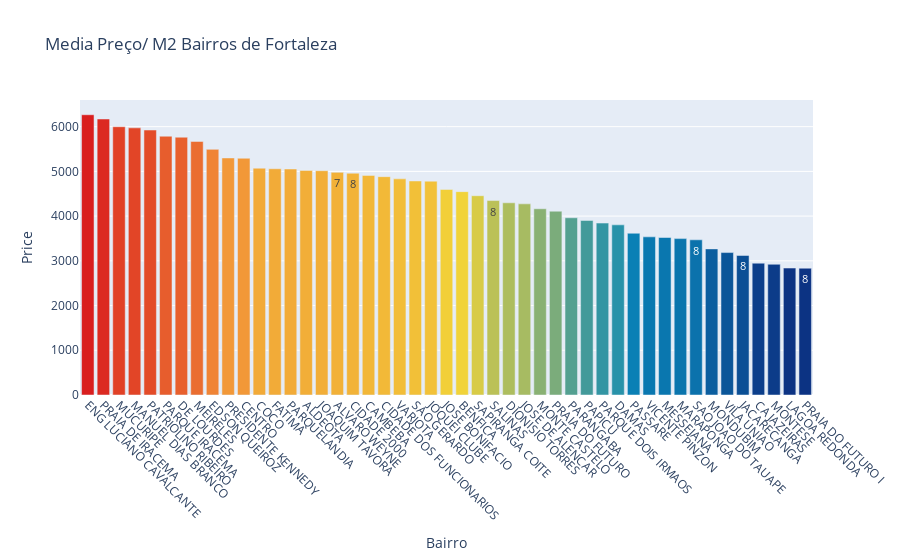

Notebook source saved alongside this figure:
### Markdown cell above
O próximo grafico mostra de uma maneira bem didatica os bairros com as médias de precos mais caras em ordem descrente ate os mais baratos, assim como o número de apartamentos que ajudaram a compor esta média.

### Code cell
t = bairros['Number Aptos']
y = bairros['price/m2']
x = bairros.index

trace1 = go.Bar(y = y,
               x = x,
               marker={'color': y,'colorscale': 'Portland', 'reversescale': False}, 
               text= t, 
               textposition='auto',
               name='media')
              
data = [trace1]
layout = go.Layout(title = 'Media Preço/ M2 Bairros de Fortaleza',
                   xaxis = {'title': 'Bairro'},
                   yaxis = {'title': 'Price'},
                   height = 700,
                   uniformtext_minsize=9,
                   uniformtext_mode='hide',
                   xaxis_tickangle=45                 
                   )
fig = go.Figure(data=data, layout=layout)
py.iplot(fig)

### Figure 1 — Plotly figure (JSON) as saved in the notebook; plotly's stock layout.template omitted (floating-point values rounded to 4 significant figures)
{"data": [{"marker": {"color": [6266.0, 6171.0, 5998.0, 5973.0, 5925.0, 5786.0, 5764.0, 5670.0, 5493.0, 5300.0, 5294.0, 5072.0, 5059.0, 5053.0, 5021.0, 5015.0, 4979.0, 4959.0, 4910.0, 4882.0, 4832.0, 4786.0, 4781.0, 4597, 4547.0, 4456.0, 4347.0, 4297.0, 4274.0, 4164.0, 4110.0, 3962.0, 3902.0, 3844.0, 3804.0, 3616.0, 3536.0, 3521.0, 3497.0, 3470.0, 3267.0, 3184.0, 3120.0, 2947.0, 2923.0, 2838.0, 2835.0], "colorscale": [[0, "rgb(12,51,131)"], [0.25, "rgb(10,136,186)"], [0.5, "rgb(242,211,56)"], [0.75, "rgb(242,143,56)"], [1, "rgb(217,30,30)"]], "reversescale": false}, "name": "media", "text": [149, 32, 43, 23, 143, 56, 13, 235, 42, 32, 38, 224, 111, 27, 301, 57, 7, 8, 58, 44, 56, 39, 16, 22, 24, 18, 8, 103, 12, 15, 13, 22, 207, 11, 29, 73, 16, 71, 47, 8, 23, 10, 8, 15, 26, 11, 8], "textposition": "auto", "type": "bar", "x": ["ENG LUCIANO CAVALCANTE", "PRAIA DE IRACEMA", "MUCURIPE", "MANUEL DIAS BRANCO", "PATRIOLINO RIBEIRO", "PARQUE IRACEMA", "DE LOURDES", "MEIRELES", "EDSON QUEIROZ", "PRESIDENTE KENNEDY", "CENTRO", "COCO", "FATIMA", "PARQUELANDIA", "ALDEOTA", "JOAQUIM TAVORA", "ALVARO WEYNE", "CIDADE 2000", "CAMBEBA", "CIDADE DOS FUNCIONARIOS", "VARJOTA", "SAO GERARDO", "JOQUEI CLUBE", "JOSE BONIFACIO", "BENFICA", "SAPIRANGA COITE", "SALINAS", "DIONISIO TORRES", "JOSE DE ALENCAR", "MONTE CASTELO", "PRAIA DO FUTURO", "PARANGABA", "PAPICU", "PARQUE DOIS IRMAOS", "DAMAS", "PASSARE", "VICENTE PINZON", "MESSEJANA", "MARAPONGA", "SAO JOAO DO TAUAPE", "MONDUBIM", "VILA UNIAO", "JACARECANGA", "CAJAZEIRAS", "MONTESE", "LAGOA REDONDA", "PRAIA DO FUTURO I"], "y": [6266.0, 6171.0, 5998.0, 5973.0, 5925.0, 5786.0, 5764.0, 5670.0, 5493.0, 5300.0, 5294.0, 5072.0, 5059.0, 5053.0, 5021.0, 5015.0, 4979.0, 4959.0, 4910.0, 4882.0, 4832.0, 4786.0, 4781.0, 4597, 4547.0, 4456.0, 4347.0, 4297.0, 4274.0, 4164.0, 4110.0, 3962.0, 3902.0, 3844.0, 3804.0, 3616.0, 3536.0, 3521.0, 3497.0, 3470.0, 3267.0, 3184.0, 3120.0, 2947.0, 2923.0, 2838.0, 2835.0]}], "layout": {"autosize": true, "title": {"text": "Media Preço/ M2 Bairros de Fortaleza"}, "uniformtext": {"minsize": 9, "mode": "hide"}, "xaxis": {"autorange": true, "range": [-0.5, 46.5], "tickangle": 45, "title": {"text": "Bairro"}, "type": "category"}, "yaxis": {"autorange": true, "range": [0, 6596.0], "title": {"text": "Price"}, "type": "linear"}}}
